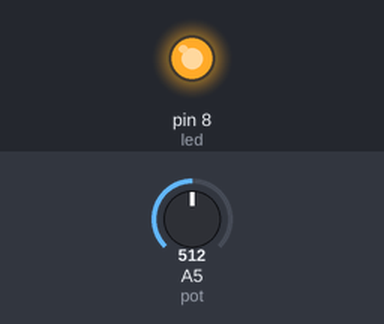
This sketch was run on a simulated Arduino Uno, built with avr-gcc and run on an emulated ATmega328P. On the bench: output pins drawn as LEDs (lit = HIGH). The test bench sets the inputs (shaded band); at power-on: A5 (pot) = 512. What the sketch prints to the serial monitor is not drawn.

Above: at 0.1 s.
Timing chart, 0 to 1.6 s (numbered marks = the images above):
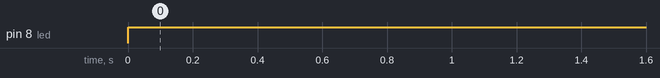

Measured:
- by itself, pin 8 (led): LOW → HIGH at 0.00 s

The sketch:

brightness_control.ino
```cpp
int led = 8;
int pot = 5;
int val;

void setup() {
  pinMode(led, OUTPUT);
  Serial.begin(9600);
}

void loop() {
  digitalWrite(led, HIGH);
  val = analogRead(pot);
  Serial.println(val);
}
```
